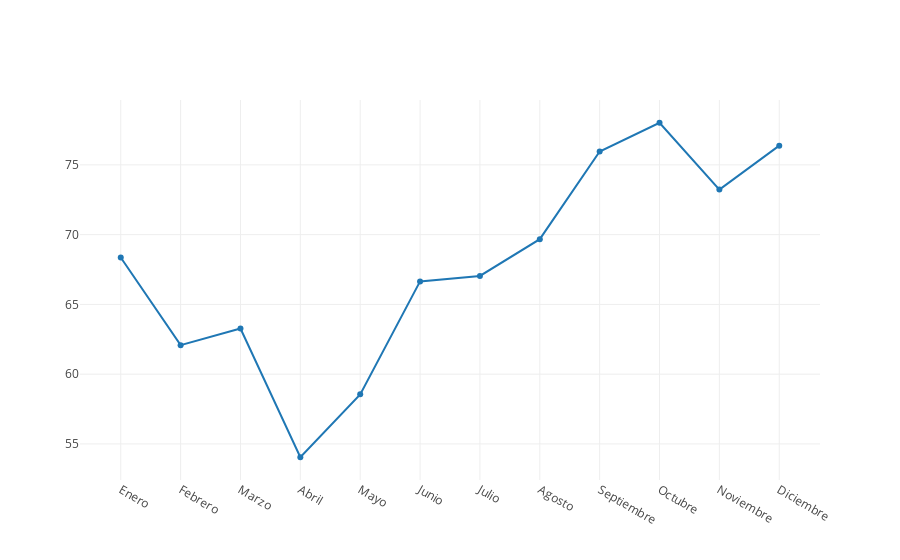

Notebook code for this chart:
### Code cell
def precioHistoricoPromedioMensual = {
val df = dfMercados
    .select("Valor_Mercado_Spot", "Fecha")
    .groupBy(date_format(col("Fecha"), "MM").as("Mes"))
    .agg(avg("Valor_Mercado_Spot").as("PromedioMensual"))
    .orderBy(col("Mes"))

val seqPrecioEnergia = df.select("PromedioMensual").as[Double].collect.toSeq
val seqMeses = Seq("Enero", "Febrero", "Marzo", "Abril", "Mayo", "Junio", "Julio", "Agosto", "Septiembre", "Octubre", "Noviembre", "Diciembre")


val trace =  Scatter(seqMeses, seqPrecioEnergia, name = "€/MWh")
     
val data = Seq(trace)
plot(data)
}
precioHistoricoPromedioMensual

### Figure 1 — Plotly figure (JSON) as saved in the notebook; plotly's stock layout.template omitted (floating-point values rounded to 4 significant figures)
{"data": [{"name": "€/MWh", "type": "scatter", "x": ["Enero", "Febrero", "Marzo", "Abril", "Mayo", "Junio", "Julio", "Agosto", "Septiembre", "Octubre", "Noviembre", "Diciembre"], "y": [68.37, 62.08, 63.27, 54.05, 58.55, 66.65, 67.04, 69.68, 75.96, 78.02, 73.23, 76.38]}], "layout": {"autosize": true, "xaxis": {"autorange": true, "range": [-0.7038, 11.7], "type": "category"}, "yaxis": {"autorange": true, "range": [52.29, 79.78], "type": "linear"}}}
